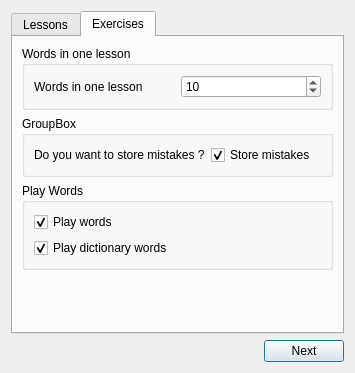
<?xml version="1.0" encoding="UTF-8"?>
<ui version="4.0">
 <class>settings</class>
 <widget class="QDialog" name="settings">
  <property name="geometry">
   <rect>
    <x>0</x>
    <y>0</y>
    <width>355</width>
    <height>373</height>
   </rect>
  </property>
  <property name="windowTitle">
   <string>Dialog</string>
  </property>
  <property name="styleSheet">
   <string notr="true">/*
 * The MIT License (MIT)
 *
 * Copyright (c) &lt;2013-2014&gt; &lt;Colin Duquesnoy&gt;
 *
 * Permission is hereby granted, free of charge, to any person obtaining a copy
 * of this software and associated documentation files (the &quot;Software&quot;), to deal
 * in the Software without restriction, including without limitation the rights
 * to use, copy, modify, merge, publish, distribute, sublicense, and/or sell
 * copies of the Software, and to permit persons to whom the Software is
 * furnished to do so, subject to the following conditions:

 * The above copyright notice and this permission notice shall be included in
 * all copies or substantial portions of the Software.

 * THE SOFTWARE IS PROVIDED &quot;AS IS&quot;, WITHOUT WARRANTY OF ANY KIND, EXPRESS OR
 * IMPLIED, INCLUDING BUT NOT LIMITED TO THE WARRANTIES OF MERCHANTABILITY,
 * FITNESS FOR A PARTICULAR PURPOSE AND NONINFRINGEMENT. IN NO EVENT SHALL THE
 * AUTHORS OR COPYRIGHT HOLDERS BE LIABLE FOR ANY CLAIM, DAMAGES OR OTHER
 * LIABILITY, WHETHER IN AN ACTION OF CONTRACT, TORT OR OTHERWISE, ARISING FROM,
 * OUT OF OR IN CONNECTION WITH THE SOFTWARE OR THE USE OR OTHER DEALINGS IN
 * THE SOFTWARE.
 */

QProgressBar:horizontal {
    border: 1px solid #3A3939;
    text-align: center;
    padding: 1px;
    background: #201F1F;
}
QProgressBar::chunk:horizontal {
    background-color: qlineargradient(spread:reflect, x1:1, y1:0.545, x2:1, y2:0, stop:0 rgba(28, 66, 111, 255), stop:1 rgba(37, 87, 146, 255));
}

QToolTip
{
    border: 1px solid #3A3939;
    background-color: rgb(90, 102, 117);;
    color: white;
    padding: 1px;
    opacity: 200;
}

QWidget
{
    color: silver;
    background-color: #302F2F;
    selection-background-color:#3d8ec9;
    selection-color: black;
    background-clip: border;
    border-image: none;
    outline: 0;
}

QWidget:item:hover
{
    background-color: #78879b;
    color: black;
}

QWidget:item:selected
{
    background-color: #3d8ec9;
}

QCheckBox
{
    spacing: 5px;
    outline: none;
    color: #bbb;
    margin-bottom: 2px;
}

QCheckBox:disabled
{
    color: #777777;
}
QCheckBox::indicator,
QGroupBox::indicator
{
    width: 18px;
    height: 18px;
}
QGroupBox::indicator
{
    margin-left: 2px;
}

QCheckBox::indicator:unchecked,
QCheckBox::indicator:unchecked:hover,
QGroupBox::indicator:unchecked,
QGroupBox::indicator:unchecked:hover
{
    image: url(:/qss_icons/rc/checkbox_unchecked.png);
}

QCheckBox::indicator:unchecked:focus,
QCheckBox::indicator:unchecked:pressed,
QGroupBox::indicator:unchecked:focus,
QGroupBox::indicator:unchecked:pressed
{
  border: none;
    image: url(:/qss_icons/rc/checkbox_unchecked_focus.png);
}

QCheckBox::indicator:checked,
QCheckBox::indicator:checked:hover,
QGroupBox::indicator:checked,
QGroupBox::indicator:checked:hover
{
    image: url(:/qss_icons/rc/checkbox_checked.png);
}

QCheckBox::indicator:checked:focus,
QCheckBox::indicator:checked:pressed,
QGroupBox::indicator:checked:focus,
QGroupBox::indicator:checked:pressed
{
  border: none;
    image: url(:/qss_icons/rc/checkbox_checked_focus.png);
}

QCheckBox::indicator:indeterminate,
QCheckBox::indicator:indeterminate:hover,
QCheckBox::indicator:indeterminate:pressed
QGroupBox::indicator:indeterminate,
QGroupBox::indicator:indeterminate:hover,
QGroupBox::indicator:indeterminate:pressed
{
    image: url(:/qss_icons/rc/checkbox_indeterminate.png);
}

QCheckBox::indicator:indeterminate:focus,
QGroupBox::indicator:indeterminate:focus
{
    image: url(:/qss_icons/rc/checkbox_indeterminate_focus.png);
}

QCheckBox::indicator:checked:disabled,
QGroupBox::indicator:checked:disabled
{
    image: url(:/qss_icons/rc/checkbox_checked_disabled.png);
}

QCheckBox::indicator:unchecked:disabled,
QGroupBox::indicator:unchecked:disabled
{
    image: url(:/qss_icons/rc/checkbox_unchecked_disabled.png);
}

QRadioButton
{
    spacing: 5px;
    outline: none;
    color: #bbb;
    margin-bottom: 2px;
}

QRadioButton:disabled
{
    color: #777777;
}
QRadioButton::indicator
{
    width: 21px;
    height: 21px;
}

QRadioButton::indicator:unchecked,
QRadioButton::indicator:unchecked:hover
{
    image: url(:/qss_icons/rc/radio_unchecked.png);
}

QRadioButton::indicator:unchecked:focus,
QRadioButton::indicator:unchecked:pressed
{
  border: none;
  outline: none;
    image: url(:/qss_icons/rc/radio_unchecked_focus.png);
}

QRadioButton::indicator:checked,
QRadioButton::indicator:checked:hover
{
  border: none;
  outline: none;
    image: url(:/qss_icons/rc/radio_checked.png);
}

QRadioButton::indicator:checked:focus,
QRadioButton::indicato::menu-arrowr:checked:pressed
{
  border: none;
  outline: none;
    image: url(:/qss_icons/rc/radio_checked_focus.png);
}

QRadioButton::indicator:indeterminate,
QRadioButton::indicator:indeterminate:hover,
QRadioButton::indicator:indeterminate:pressed
{
        image: url(:/qss_icons/rc/radio_indeterminate.png);
}

QRadioButton::indicator:checked:disabled
{
  outline: none;
  image: url(:/qss_icons/rc/radio_checked_disabled.png);
}

QRadioButton::indicator:unchecked:disabled
{
    image: url(:/qss_icons/rc/radio_unchecked_disabled.png);
}


QMenuBar
{
    background-color: #302F2F;
    color: silver;
}

QMenuBar::item
{
    background: transparent;
}

QMenuBar::item:selected
{
    background: transparent;
    border: 1px solid #3A3939;
}

QMenuBar::item:pressed
{
    border: 1px solid #3A3939;
    background-color: #3d8ec9;
    color: black;
    margin-bottom:-1px;
    padding-bottom:1px;
}

QMenu
{
    border: 1px solid #3A3939;
    color: silver;
    margin: 2px;
}

QMenu::icon
{
    margin: 5px;
}

QMenu::item
{
    padding: 5px 30px 5px 30px;
    margin-left: 5px;
    border: 1px solid transparent; /* reserve space for selection border */
}

QMenu::item:selected
{
    color: black;
}

QMenu::separator {
    height: 2px;
    background: lightblue;
    margin-left: 10px;
    margin-right: 5px;
}

QMenu::indicator {
    width: 18px;
    height: 18px;
}

/* non-exclusive indicator = check box style indicator
   (see QActionGroup::setExclusive) */
QMenu::indicator:non-exclusive:unchecked {
    image: url(:/qss_icons/rc/checkbox_unchecked.png);
}

QMenu::indicator:non-exclusive:unchecked:selected {
    image: url(:/qss_icons/rc/checkbox_unchecked_disabled.png);
}

QMenu::indicator:non-exclusive:checked {
    image: url(:/qss_icons/rc/checkbox_checked.png);
}

QMenu::indicator:non-exclusive:checked:selected {
    image: url(:/qss_icons/rc/checkbox_checked_disabled.png);
}

/* exclusive indicator = radio button style indicator (see QActionGroup::setExclusive) */
QMenu::indicator:exclusive:unchecked {
    image: url(:/qss_icons/rc/radio_unchecked.png);
}

QMenu::indicator:exclusive:unchecked:selected {
    image: url(:/qss_icons/rc/radio_unchecked_disabled.png);
}

QMenu::indicator:exclusive:checked {
    image: url(:/qss_icons/rc/radio_checked.png);
}

QMenu::indicator:exclusive:checked:selected {
    image: url(:/qss_icons/rc/radio_checked_disabled.png);
}

QMenu::right-arrow {
    margin: 5px;
    image: url(:/qss_icons/rc/right_arrow.png)
}


QWidget:disabled
{
    color: #404040;
    background-color: #302F2F;
}

QAbstractItemView
{
    alternate-background-color: #3A3939;
    color: silver;
    border: 1px solid 3A3939;
    border-radius: 2px;
    padding: 1px;
}

QWidget:focus, QMenuBar:focus
{
    border: 1px solid #78879b;
}

QTabWidget:focus, QCheckBox:focus, QRadioButton:focus, QSlider:focus
{
    border: none;
}

QLineEdit
{
    background-color: #201F1F;
    padding: 2px;
    border-style: solid;
    border: 1px solid #3A3939;
    border-radius: 2px;
    color: silver;
}

QGroupBox {
    border:1px solid #3A3939;
    border-radius: 2px;
    margin-top: 20px;
}

QGroupBox::title {
    subcontrol-origin: margin;
    subcontrol-position: top center;
    padding-left: 10px;
    padding-right: 10px;
    padding-top: 10px;
}

QAbstractScrollArea
{
    border-radius: 2px;
    border: 1px solid #3A3939;
    background-color: transparent;
}

QScrollBar:horizontal
{
    height: 15px;
    margin: 3px 15px 3px 15px;
    border: 1px transparent #2A2929;
    border-radius: 4px;
    background-color: #2A2929;
}

QScrollBar::handle:horizontal
{
    background-color: #605F5F;
    min-width: 5px;
    border-radius: 4px;
}

QScrollBar::add-line:horizontal
{
    margin: 0px 3px 0px 3px;
    border-image: url(:/qss_icons/rc/right_arrow_disabled.png);
    width: 10px;
    height: 10px;
    subcontrol-position: right;
    subcontrol-origin: margin;
}

QScrollBar::sub-line:horizontal
{
    margin: 0px 3px 0px 3px;
    border-image: url(:/qss_icons/rc/left_arrow_disabled.png);
    height: 10px;
    width: 10px;
    subcontrol-position: left;
    subcontrol-origin: margin;
}

QScrollBar::add-line:horizontal:hover,QScrollBar::add-line:horizontal:on
{
    border-image: url(:/qss_icons/rc/right_arrow.png);
    height: 10px;
    width: 10px;
    subcontrol-position: right;
    subcontrol-origin: margin;
}


QScrollBar::sub-line:horizontal:hover, QScrollBar::sub-line:horizontal:on
{
    border-image: url(:/qss_icons/rc/left_arrow.png);
    height: 10px;
    width: 10px;
    subcontrol-position: left;
    subcontrol-origin: margin;
}

QScrollBar::up-arrow:horizontal, QScrollBar::down-arrow:horizontal
{
    background: none;
}


QScrollBar::add-page:horizontal, QScrollBar::sub-page:horizontal
{
    background: none;
}

QScrollBar:vertical
{
    background-color: #2A2929;
    width: 15px;
    margin: 15px 3px 15px 3px;
    border: 1px transparent #2A2929;
    border-radius: 4px;
}

QScrollBar::handle:vertical
{
    background-color: #605F5F;
    min-height: 5px;
    border-radius: 4px;
}

QScrollBar::sub-line:vertical
{
    margin: 3px 0px 3px 0px;
    border-image: url(:/qss_icons/rc/up_arrow_disabled.png);
    height: 10px;
    width: 10px;
    subcontrol-position: top;
    subcontrol-origin: margin;
}

QScrollBar::add-line:vertical
{
    margin: 3px 0px 3px 0px;
    border-image: url(:/qss_icons/rc/down_arrow_disabled.png);
    height: 10px;
    width: 10px;
    subcontrol-position: bottom;
    subcontrol-origin: margin;
}

QScrollBar::sub-line:vertical:hover,QScrollBar::sub-line:vertical:on
{

    border-image: url(:/qss_icons/rc/up_arrow.png);
    height: 10px;
    width: 10px;
    subcontrol-position: top;
    subcontrol-origin: margin;
}


QScrollBar::add-line:vertical:hover, QScrollBar::add-line:vertical:on
{
    border-image: url(:/qss_icons/rc/down_arrow.png);
    height: 10px;
    width: 10px;
    subcontrol-position: bottom;
    subcontrol-origin: margin;
}

QScrollBar::up-arrow:vertical, QScrollBar::down-arrow:vertical
{
    background: none;
}


QScrollBar::add-page:vertical, QScrollBar::sub-page:vertical
{
    background: none;
}

QTextEdit
{
    background-color: #201F1F;
    color: silver;
    border: 1px solid #3A3939;
}

QPlainTextEdit
{
    background-color: #201F1F;;
    color: silver;
    border-radius: 2px;
    border: 1px solid #3A3939;
}

QHeaderView::section
{
    background-color: #3A3939;
    color: silver;
    padding-left: 4px;
    border: 1px solid #6c6c6c;
}

QSizeGrip {
    image: url(:/qss_icons/rc/sizegrip.png);
    width: 12px;
    height: 12px;
}


QMainWindow::separator
{
    background-color: #302F2F;
    color: white;
    padding-left: 4px;
    spacing: 2px;
    border: 1px dashed #3A3939;
}

QMainWindow::separator:hover
{

    background-color: #787876;
    color: white;
    padding-left: 4px;
    border: 1px solid #3A3939;
    spacing: 2px;
}


QMenu::separator
{
    height: 1px;
    background-color: #3A3939;
    color: white;
    padding-left: 4px;
    margin-left: 10px;
    margin-right: 5px;
}


QFrame
{
    border-radius: 2px;
    border: 1px solid #444;
}

QFrame[frameShape=&quot;0&quot;]
{
    border-radius: 2px;
    border: 1px transparent #444;
}

QStackedWidget
{
    border: 1px transparent black;
}

QToolBar {
    border: 1px transparent #393838;
    background: 1px solid #302F2F;
    font-weight: bold;
}

QToolBar::handle:horizontal {
    image: url(:/qss_icons/rc/Hmovetoolbar.png);
}
QToolBar::handle:vertical {
    image: url(:/qss_icons/rc/Vmovetoolbar.png);
}
QToolBar::separator:horizontal {
    image: url(:/qss_icons/rc/Hsepartoolbar.png);
}
QToolBar::separator:vertical {
    image: url(:/qss_icons/rc/Vsepartoolbars.png);
}

QPushButton
{
    color: silver;
    background-color: #302F2F;
    border-width: 1px;
    border-color: #4A4949;
    border-style: solid;
    padding-top: 5px;
    padding-bottom: 5px;
    padding-left: 5px;
    padding-right: 5px;
    border-radius: 2px;
    outline: none;
}

QPushButton:disabled
{
    background-color: #302F2F;
    border-width: 1px;
    border-color: #3A3939;
    border-style: solid;
    padding-top: 5px;
    padding-bottom: 5px;
    padding-left: 10px;
    padding-right: 10px;
    /*border-radius: 2px;*/
    color: #454545;
}

QPushButton:focus {
    background-color: #3d8ec9;
    color: white;
}

QComboBox
{
    selection-background-color: #3d8ec9;
    background-color: #201F1F;
    border-style: solid;
    border: 1px solid #3A3939;
    border-radius: 2px;
    padding: 2px;
    min-width: 75px;
}

QPushButton:checked{
    background-color: #4A4949;
    border-color: #6A6969;
}

QComboBox:hover,QPushButton:hover,QAbstractSpinBox:hover,QLineEdit:hover,QTextEdit:hover,QPlainTextEdit:hover,QAbstractView:hover,QTreeView:hover
{
    border: 1px solid #78879b;
    color: silver;
}

QComboBox:on
{
    background-color: #626873;
    padding-top: 3px;
    padding-left: 4px;
    selection-background-color: #4a4a4a;
}

QComboBox QAbstractItemView
{
    background-color: #201F1F;
    border-radius: 2px;
    border: 1px solid #444;
    selection-background-color: #3d8ec9;
}

QComboBox::drop-down
{
    subcontrol-origin: padding;
    subcontrol-position: top right;
    width: 15px;

    border-left-width: 0px;
    border-left-color: darkgray;
    border-left-style: solid;
    border-top-right-radius: 3px;
    border-bottom-right-radius: 3px;
}

QComboBox::down-arrow
{
    image: url(:/qss_icons/rc/down_arrow_disabled.png);
}

QComboBox::down-arrow:on, QComboBox::down-arrow:hover,
QComboBox::down-arrow:focus
{
    image: url(:/qss_icons/rc/down_arrow.png);
}

QPushButton:pressed
{
    background-color: #484846;
}

QAbstractSpinBox {
    padding-top: 2px;
    padding-bottom: 2px;
    border: 1px solid #3A3939;
    background-color: #201F1F;
    color: silver;
    border-radius: 2px;
    min-width: 75px;
}

QAbstractSpinBox:up-button
{
    background-color: transparent;
    subcontrol-origin: border;
    subcontrol-position: center right;
}

QAbstractSpinBox:down-button
{
    background-color: transparent;
    subcontrol-origin: border;
    subcontrol-position: center left;
}

QAbstractSpinBox::up-arrow,QAbstractSpinBox::up-arrow:disabled,QAbstractSpinBox::up-arrow:off {
    image: url(:/qss_icons/rc/up_arrow_disabled.png);
    width: 10px;
    height: 10px;
}
QAbstractSpinBox::up-arrow:hover
{
    image: url(:/qss_icons/rc/up_arrow.png);
}


QAbstractSpinBox::down-arrow,QAbstractSpinBox::down-arrow:disabled,QAbstractSpinBox::down-arrow:off
{
    image: url(:/qss_icons/rc/down_arrow_disabled.png);
    width: 10px;
    height: 10px;
}
QAbstractSpinBox::down-arrow:hover
{
    image: url(:/qss_icons/rc/down_arrow.png);
}


QLabel
{
    border: 0px solid black;
}

QTabWidget{
    border: 1px transparent black;
}

QTabWidget::pane {
    border: 1px solid #444;
    border-radius: 3px;
    padding: 3px;
}

QTabBar
{
    qproperty-drawBase: 0;
    left: 5px; /* move to the right by 5px */
}

QTabBar:focus
{
    border: 0px transparent black;
}

QTabBar::close-button  {
    image: url(:/qss_icons/rc/close.png);
    background: transparent;
}

QTabBar::close-button:hover
{
    image: url(:/qss_icons/rc/close-hover.png);
    background: transparent;
}

QTabBar::close-button:pressed {
    image: url(:/qss_icons/rc/close-pressed.png);
    background: transparent;
}

/* TOP TABS */
QTabBar::tab:top {
    color: #b1b1b1;
    border: 1px solid #4A4949;
    border-bottom: 1px transparent black;
    background-color: #302F2F;
    padding: 5px;
    border-top-left-radius: 2px;
    border-top-right-radius: 2px;
}

QTabBar::tab:top:!selected
{
    color: #b1b1b1;
    background-color: #201F1F;
    border: 1px transparent #4A4949;
    border-bottom: 1px transparent #4A4949;
    border-top-left-radius: 0px;
    border-top-right-radius: 0px;
}

QTabBar::tab:top:!selected:hover {
    background-color: #48576b;
}

/* BOTTOM TABS */
QTabBar::tab:bottom {
    color: #b1b1b1;
    border: 1px solid #4A4949;
    border-top: 1px transparent black;
    background-color: #302F2F;
    padding: 5px;
    border-bottom-left-radius: 2px;
    border-bottom-right-radius: 2px;
}

QTabBar::tab:bottom:!selected
{
    color: #b1b1b1;
    background-color: #201F1F;
    border: 1px transparent #4A4949;
    border-top: 1px transparent #4A4949;
    border-bottom-left-radius: 0px;
    border-bottom-right-radius: 0px;
}

QTabBar::tab:bottom:!selected:hover {
    background-color: #78879b;
}

/* LEFT TABS */
QTabBar::tab:left {
    color: #b1b1b1;
    border: 1px solid #4A4949;
    border-left: 1px transparent black;
    background-color: #302F2F;
    padding: 5px;
    border-top-right-radius: 2px;
    border-bottom-right-radius: 2px;
}

QTabBar::tab:left:!selected
{
    color: #b1b1b1;
    background-color: #201F1F;
    border: 1px transparent #4A4949;
    border-right: 1px transparent #4A4949;
    border-top-right-radius: 0px;
    border-bottom-right-radius: 0px;
}

QTabBar::tab:left:!selected:hover {
    background-color: #48576b;
}


/* RIGHT TABS */
QTabBar::tab:right {
    color: #b1b1b1;
    border: 1px solid #4A4949;
    border-right: 1px transparent black;
    background-color: #302F2F;
    padding: 5px;
    border-top-left-radius: 2px;
    border-bottom-left-radius: 2px;
}

QTabBar::tab:right:!selected
{
    color: #b1b1b1;
    background-color: #201F1F;
    border: 1px transparent #4A4949;
    border-right: 1px transparent #4A4949;
    border-top-left-radius: 0px;
    border-bottom-left-radius: 0px;
}

QTabBar::tab:right:!selected:hover {
    background-color: #48576b;
}

QTabBar QToolButton::right-arrow:enabled {
     image: url(:/qss_icons/rc/right_arrow.png);
 }

 QTabBar QToolButton::left-arrow:enabled {
     image: url(:/qss_icons/rc/left_arrow.png);
 }

QTabBar QToolButton::right-arrow:disabled {
     image: url(:/qss_icons/rc/right_arrow_disabled.png);
 }

 QTabBar QToolButton::left-arrow:disabled {
     image: url(:/qss_icons/rc/left_arrow_disabled.png);
 }


QDockWidget {
    border: 1px solid #403F3F;
    titlebar-close-icon: url(:/qss_icons/rc/close.png);
    titlebar-normal-icon: url(:/qss_icons/rc/undock.png);
}

QDockWidget::close-button, QDockWidget::float-button {
    border: 1px solid transparent;
    border-radius: 2px;
    background: transparent;
}

QDockWidget::close-button:hover, QDockWidget::float-button:hover {
    background: rgba(255, 255, 255, 10);
}

QDockWidget::close-button:pressed, QDockWidget::float-button:pressed {
    padding: 1px -1px -1px 1px;
    background: rgba(255, 255, 255, 10);
}

QTreeView, QListView
{
    border: 1px solid #444;
    background-color: #201F1F;
}

QTreeView:branch:selected, QTreeView:branch:hover
{
    background: url(:/qss_icons/rc/transparent.png);
}

QTreeView::branch:has-siblings:!adjoins-item {
    border-image: url(:/qss_icons/rc/transparent.png);
}

QTreeView::branch:has-siblings:adjoins-item {
    border-image: url(:/qss_icons/rc/transparent.png);
}

QTreeView::branch:!has-children:!has-siblings:adjoins-item {
    border-image: url(:/qss_icons/rc/transparent.png);
}

QTreeView::branch:has-children:!has-siblings:closed,
QTreeView::branch:closed:has-children:has-siblings {
    image: url(:/qss_icons/rc/branch_closed.png);
}

QTreeView::branch:open:has-children:!has-siblings,
QTreeView::branch:open:has-children:has-siblings  {
    image: url(:/qss_icons/rc/branch_open.png);
}

QTreeView::branch:has-children:!has-siblings:closed:hover,
QTreeView::branch:closed:has-children:has-siblings:hover {
    image: url(:/qss_icons/rc/branch_closed-on.png);
    }

QTreeView::branch:open:has-children:!has-siblings:hover,
QTreeView::branch:open:has-children:has-siblings:hover  {
    image: url(:/qss_icons/rc/branch_open-on.png);
    }

QListView::item:!selected:hover, QListView::item:!selected:hover, QTreeView::item:!selected:hover  {
    background: rgba(0, 0, 0, 0);
    outline: 0;
    color: #FFFFFF
}

QListView::item:selected:hover, QListView::item:selected:hover, QTreeView::item:selected:hover  {
    background: #3d8ec9;
    color: #FFFFFF;
}

QSlider::groove:horizontal {
    border: 1px solid #3A3939;
    height: 8px;
    background: #201F1F;
    margin: 2px 0;
    border-radius: 2px;
}

QSlider::handle:horizontal {
    background: QLinearGradient( x1: 0, y1: 0, x2: 0, y2: 1,
      stop: 0.0 silver, stop: 0.2 #a8a8a8, stop: 1 #727272);
    border: 1px solid #3A3939;
    width: 14px;
    height: 14px;
    margin: -4px 0;
    border-radius: 2px;
}

QSlider::groove:vertical {
    border: 1px solid #3A3939;
    width: 8px;
    background: #201F1F;
    margin: 0 0px;
    border-radius: 2px;
}

QSlider::handle:vertical {
    background: QLinearGradient( x1: 0, y1: 0, x2: 0, y2: 1, stop: 0.0 silver,
      stop: 0.2 #a8a8a8, stop: 1 #727272);
    border: 1px solid #3A3939;
    width: 14px;
    height: 14px;
    margin: 0 -4px;
    border-radius: 2px;
}

QToolButton {
    background-color: transparent;
    border: 1px transparent #4A4949;
    border-radius: 2px;
    margin: 3px;
    padding: 3px;
}

QToolButton[popupMode=&quot;1&quot;] { /* only for MenuButtonPopup */
 padding-right: 20px; /* make way for the popup button */
 border: 1px transparent #4A4949;
 border-radius: 5px;
}

QToolButton[popupMode=&quot;2&quot;] { /* only for InstantPopup */
 padding-right: 10px; /* make way for the popup button */
 border: 1px transparent #4A4949;
}


QToolButton:hover, QToolButton::menu-button:hover {
    background-color: transparent;
    border: 1px solid #78879b;
}

QToolButton:checked, QToolButton:pressed,
        QToolButton::menu-button:pressed {
    background-color: #4A4949;
    border: 1px solid #78879b;
}

/* the subcontrol below is used only in the InstantPopup or DelayedPopup mode */
QToolButton::menu-indicator {
    image: url(:/qss_icons/rc/down_arrow.png);
    top: -7px; left: -2px; /* shift it a bit */
}

/* the subcontrols below are used only in the MenuButtonPopup mode */
QToolButton::menu-button {
    border: 1px transparent #4A4949;
    border-top-right-radius: 6px;
    border-bottom-right-radius: 6px;
    /* 16px width + 4px for border = 20px allocated above */
    width: 16px;
    outline: none;
}

QToolButton::menu-arrow {
    image: url(:/qss_icons/rc/down_arrow.png);
}

QToolButton::menu-arrow:open {
    top: 1px; left: 1px; /* shift it a bit */
    border: 1px solid #3A3939;
}

QPushButton::menu-indicator  {
    subcontrol-origin: padding;
    subcontrol-position: bottom right;
    left: 8px;
}

QTableView
{
    border: 1px solid #444;
    gridline-color: #6c6c6c;
    background-color: #201F1F;
}


QTableView, QHeaderView
{
    border-radius: 0px;
}

QTableView::item:pressed, QListView::item:pressed, QTreeView::item:pressed  {
    background: #78879b;
    color: #FFFFFF;
}

QTableView::item:selected:active, QTreeView::item:selected:active, QListView::item:selected:active  {
    background: #3d8ec9;
    color: #FFFFFF;
}


QHeaderView
{
    border: 1px transparent;
    border-radius: 2px;
    margin: 0px;
    padding: 0px;
}

QHeaderView::section  {
    background-color: #3A3939;
    color: silver;
    padding: 4px;
    border: 1px solid #6c6c6c;
    border-radius: 0px;
    text-align: center;
}

QHeaderView::section::vertical::first, QHeaderView::section::vertical::only-one
{
    border-top: 1px solid #6c6c6c;
}

QHeaderView::section::vertical
{
    border-top: transparent;
}

QHeaderView::section::horizontal::first, QHeaderView::section::horizontal::only-one
{
    border-left: 1px solid #6c6c6c;
}

QHeaderView::section::horizontal
{
    border-left: transparent;
}


QHeaderView::section:checked
 {
    color: white;
    background-color: #5A5959;
 }

 /* style the sort indicator */
QHeaderView::down-arrow {
    image: url(:/qss_icons/rc/down_arrow.png);
}

QHeaderView::up-arrow {
    image: url(:/qss_icons/rc/up_arrow.png);
}


QTableCornerButton::section {
    background-color: #3A3939;
    border: 1px solid #3A3939;
    border-radius: 2px;
}

QToolBox  {
    padding: 3px;
    border: 1px transparent black;
}

QToolBox::tab {
    color: #b1b1b1;
    background-color: #302F2F;
    border: 1px solid #4A4949;
    border-bottom: 1px transparent #302F2F;
    border-top-left-radius: 5px;
    border-top-right-radius: 5px;
}

 QToolBox::tab:selected { /* italicize selected tabs */
    font: italic;
    background-color: #302F2F;
    border-color: #3d8ec9;
 }

QStatusBar::item {
    border: 1px solid #3A3939;
    border-radius: 2px;
 }


QFrame[height=&quot;3&quot;], QFrame[width=&quot;3&quot;] {
    background-color: #444;
}


QSplitter::handle {
    border: 1px dashed #3A3939;
}

QSplitter::handle:hover {
    background-color: #787876;
    border: 1px solid #3A3939;
}

QSplitter::handle:horizontal {
    width: 1px;
}

QSplitter::handle:vertical {
    height: 1px;
}</string>
  </property>
  <layout class="QGridLayout" name="gridLayout_2">
   <item row="1" column="0">
    <spacer name="horizontalSpacer">
     <property name="orientation">
      <enum>Qt::Horizontal</enum>
     </property>
     <property name="sizeHint" stdset="0">
      <size>
       <width>224</width>
       <height>20</height>
      </size>
     </property>
    </spacer>
   </item>
   <item row="1" column="2">
    <widget class="QPushButton" name="pushButtonclosesettings">
     <property name="minimumSize">
      <size>
       <width>53</width>
       <height>0</height>
      </size>
     </property>
     <property name="text">
      <string>Next</string>
     </property>
    </widget>
   </item>
   <item row="0" column="0" colspan="3">
    <widget class="QTabWidget" name="tabWidget">
     <property name="currentIndex">
      <number>1</number>
     </property>
     <widget class="QWidget" name="tab">
      <attribute name="title">
       <string>Lessons</string>
      </attribute>
      <layout class="QGridLayout" name="gridLayout">
       <item row="0" column="0">
        <widget class="QGroupBox" name="groupBox">
         <property name="title">
          <string>A lesson includes the following exercises</string>
         </property>
         <layout class="QVBoxLayout" name="verticalLayout_2">
          <item>
           <widget class="QCheckBox" name="checkBox">
            <property name="text">
             <string>Introduction</string>
            </property>
            <property name="checked">
             <bool>true</bool>
            </property>
           </widget>
          </item>
          <item>
           <widget class="QCheckBox" name="checkBox_2">
            <property name="text">
             <string>Mutch-up</string>
            </property>
            <property name="checked">
             <bool>true</bool>
            </property>
           </widget>
          </item>
          <item>
           <widget class="QCheckBox" name="checkBox_3">
            <property name="text">
             <string>Multiple choice</string>
            </property>
            <property name="checked">
             <bool>true</bool>
            </property>
           </widget>
          </item>
         </layout>
        </widget>
       </item>
       <item row="1" column="0">
        <widget class="QGroupBox" name="groupBox_2">
         <property name="title">
          <string>At the end of each lesson:</string>
         </property>
         <layout class="QVBoxLayout" name="verticalLayout">
          <item>
           <widget class="QRadioButton" name="radioButton_les">
            <property name="text">
             <string>Start a new lesson</string>
            </property>
            <property name="checked">
             <bool>false</bool>
            </property>
           </widget>
          </item>
          <item>
           <widget class="QRadioButton" name="radioButton_2">
            <property name="text">
             <string>Show my resultes</string>
            </property>
            <property name="checked">
             <bool>true</bool>
            </property>
           </widget>
          </item>
         </layout>
        </widget>
       </item>
      </layout>
     </widget>
     <widget class="QWidget" name="tab_2">
      <attribute name="title">
       <string>Exercises</string>
      </attribute>
      <layout class="QGridLayout" name="gridLayout_5">
       <item row="0" column="0">
        <widget class="QGroupBox" name="groupBox_5">
         <property name="title">
          <string>Words in one lesson</string>
         </property>
         <layout class="QGridLayout" name="gridLayout_6">
          <item row="0" column="1">
           <widget class="QSpinBox" name="spinBox">
            <property name="minimum">
             <number>1</number>
            </property>
            <property name="value">
             <number>10</number>
            </property>
           </widget>
          </item>
          <item row="0" column="0">
           <widget class="QLabel" name="label">
            <property name="text">
             <string>Words in one lesson</string>
            </property>
           </widget>
          </item>
         </layout>
        </widget>
       </item>
       <item row="1" column="0">
        <widget class="QGroupBox" name="groupBox_4">
         <property name="title">
          <string>GroupBox</string>
         </property>
         <layout class="QGridLayout" name="gridLayout_3">
          <item row="0" column="0">
           <layout class="QHBoxLayout" name="horizontalLayout_2">
            <item>
             <widget class="QLabel" name="label_3">
              <property name="text">
               <string>Do you want to store mistakes ?</string>
              </property>
             </widget>
            </item>
            <item>
             <widget class="QCheckBox" name="checkBox_7">
              <property name="text">
               <string>Store mistakes</string>
              </property>
              <property name="checked">
               <bool>true</bool>
              </property>
             </widget>
            </item>
           </layout>
          </item>
         </layout>
        </widget>
       </item>
       <item row="2" column="0">
        <widget class="QGroupBox" name="groupBox_3">
         <property name="title">
          <string>Play Words</string>
         </property>
         <layout class="QVBoxLayout" name="verticalLayout_3">
          <item>
           <widget class="QCheckBox" name="checkBox_5">
            <property name="text">
             <string>Play words </string>
            </property>
            <property name="checked">
             <bool>true</bool>
            </property>
           </widget>
          </item>
          <item>
           <widget class="QCheckBox" name="checkBox_4">
            <property name="text">
             <string>Play dictionary words</string>
            </property>
            <property name="checked">
             <bool>true</bool>
            </property>
           </widget>
          </item>
         </layout>
        </widget>
       </item>
       <item row="3" column="0">
        <spacer name="verticalSpacer">
         <property name="orientation">
          <enum>Qt::Vertical</enum>
         </property>
         <property name="sizeHint" stdset="0">
          <size>
           <width>20</width>
           <height>40</height>
          </size>
         </property>
        </spacer>
       </item>
       <item row="4" column="0">
        <layout class="QVBoxLayout" name="verticalLayout_4"/>
       </item>
      </layout>
     </widget>
    </widget>
   </item>
  </layout>
 </widget>
 <resources/>
 <connections/>
</ui>
